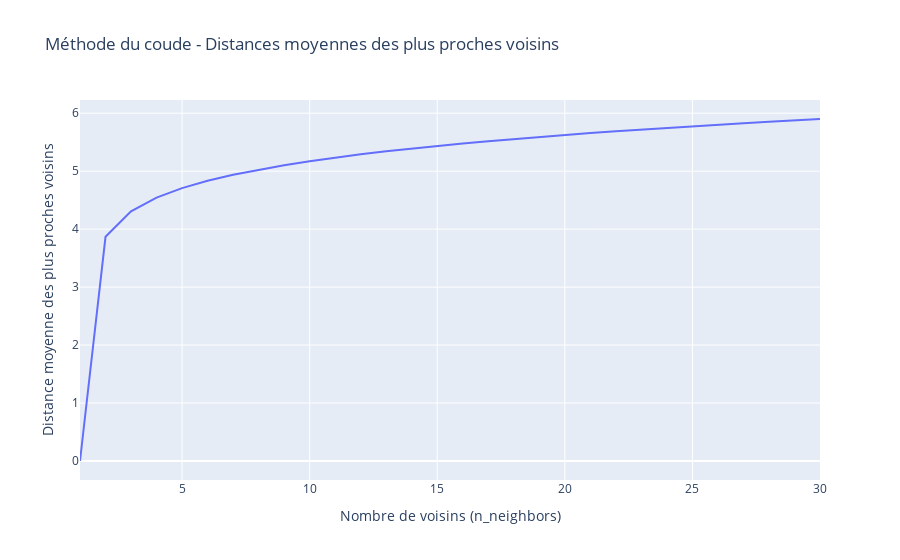

The cell this chart's notebook holds for it:
### Markdown cell above
**Choix de la valeur n_neighbors**:

- Petits datasets : commencez avec des valeurs petites de n_neighbors (5-10).
- Grands datasets : utilisez des valeurs plus élevées pour obtenir une meilleure généralisation (10-50 ou plus).
- Méthode du coude : est une méthode pratique pour identifier un bon n_neighbors.
- Validation croisée : utilisez-la pour valider la performance sur vos données.

### Code cell
numeric_columns = [
    'energy_100g', 'fat_100g', 'saturated-fat_100g', 'cholesterol_100g', 
    'sugars_100g', 'proteins_100g', 'salt_100g', 'fruits-vegetables-nuts-estimate-from-ingredients_100g',
    'preprocessed_nutriscore_grade', 'preprocessed_ecoscore_grade'
]
categorical_columns = [
    'preprocessed_product_name', 'preprocessed_packaging_tags_lemmatized', 'preprocessed_categories_tags_lemmatized', 
    'preprocessed_ingredients_tags_lemmatized', 'preprocessed_ingredients_analysis_tags_lemmatized', 
    'preprocessed_main_category_lemmatized'
]

dbscan_df = clean_data.sample(frac=0.1, random_state=42)

# Sélectionner les colonnes numériques du DataFrame et les standardiser
X_numeric = scale_numeric_data(dbscan_df[numeric_columns], numeric_columns)

# Encoder les colonnes catégorielles avec SVD
X_categorical = encode_categorical_data_with_svd(dbscan_df, categorial_columns, max_features=500, min_df=4, n_components=50)

# Combiner les caractéristiques numériques et catégorielles
X = np.hstack((X_numeric, X_categorical))

def plot_optimal_n_neighbors(X, max_neighbors=100):
    # Tableau pour stocker les distances
    distances = []

    # Essayer différentes valeurs de n_neighbors
    for n in range(1, max_neighbors + 1):
        nbrs = NearestNeighbors(n_neighbors=n, n_jobs=-1).fit(X)
        dist, _ = nbrs.kneighbors(X)
        # On prend la distance du dernier voisin (k-ième plus proche)
        distances.append(np.sort(dist[:, -1]))

    # Calculer la distance moyenne du k-ième plus proche voisin pour chaque n_neighbors
    mean_distances = [np.mean(dist) for dist in distances]

    # Créer un DataFrame pour Plotly Express
    df = pd.DataFrame({
        'n_neighbors': range(1, max_neighbors + 1),
        'mean_distance': mean_distances
    })

    # Créer le graphique avec Plotly Express
    fig = px.line(df, x='n_neighbors', y='mean_distance', title='Méthode du coude - Distances moyennes des plus proches voisins')

    # Ajouter des axes et un titre
    fig.update_layout(
        xaxis_title="Nombre de voisins (n_neighbors)",
        yaxis_title="Distance moyenne des plus proches voisins",
    )

    # Afficher le graphique
    fig.show()

# Exemple d'utilisation avec un jeu de données X
plot_optimal_n_neighbors(X, max_neighbors=30)

### Figure 1 — Plotly figure (JSON) as saved in the notebook; plotly's stock layout.template omitted (floating-point values rounded to 4 significant figures)
{"data": [{"hovertemplate": "n_neighbors=%{x}<br>mean_distance=%{y}<extra></extra>", "legendgroup": "", "line": {"color": "#636efa", "dash": "solid"}, "marker": {"symbol": "circle"}, "mode": "lines", "name": "", "orientation": "v", "showlegend": false, "type": "scatter", "x": [1, 2, 3, 4, 5, 6, 7, 8, 9, 10, 11, 12, 13, 14, 15, 16, 17, 18, 19, 20, 21, 22, 23, 24, 25, 26, 27, 28, 29, 30], "xaxis": "x", "y": [9.531e-08, 3.868, 4.309, 4.544, 4.708, 4.835, 4.938, 5.026, 5.103, 5.172, 5.233, 5.291, 5.342, 5.389, 5.434, 5.476, 5.517, 5.554, 5.59, 5.624, 5.657, 5.689, 5.719, 5.748, 5.776, 5.802, 5.828, 5.853, 5.877, 5.9], "yaxis": "y"}], "layout": {"legend": {"tracegroupgap": 0}, "title": {"text": "Méthode du coude - Distances moyennes des plus proches voisins"}, "xaxis": {"anchor": "y", "domain": [0, 1], "title": {"text": "Nombre de voisins (n_neighbors)"}}, "yaxis": {"anchor": "x", "domain": [0, 1], "title": {"text": "Distance moyenne des plus proches voisins"}}}}
